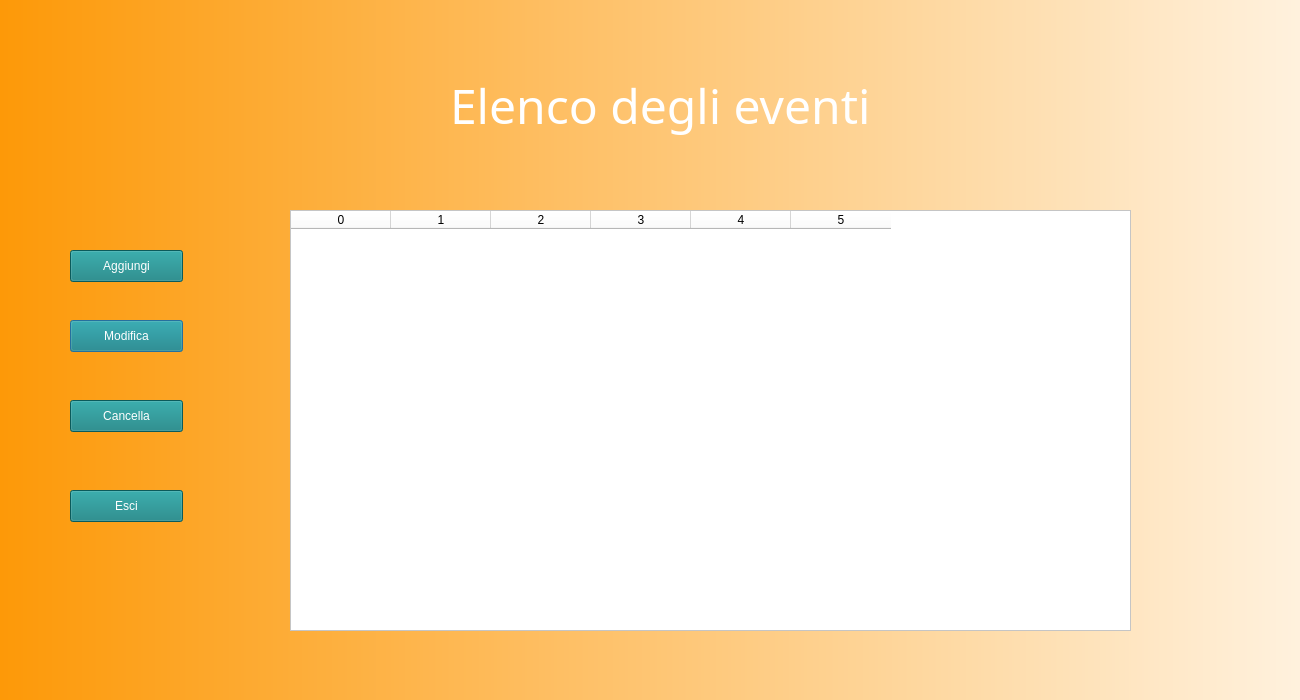
<?xml version="1.0" encoding="UTF-8"?>
<ui version="4.0">
 <class>Dialog</class>
 <widget class="QDialog" name="Dialog">
  <property name="geometry">
   <rect>
    <x>0</x>
    <y>0</y>
    <width>1300</width>
    <height>700</height>
   </rect>
  </property>
  <property name="windowTitle">
   <string>Dialog</string>
  </property>
  <widget class="QWidget" name="bgwidget" native="true">
   <property name="geometry">
    <rect>
     <x>0</x>
     <y>0</y>
     <width>1500</width>
     <height>800</height>
    </rect>
   </property>
   <property name="styleSheet">
    <string notr="true">QWidget#bgwidget{
	background-color: qlineargradient(spread:pad, x1:0, y1:0, x2:1, y2:0, stop:0 rgba(253, 153, 8, 255), stop:1 rgba(255, 255, 255, 255));

}</string>
   </property>
   <widget class="QLabel" name="image">
    <property name="enabled">
     <bool>true</bool>
    </property>
    <property name="geometry">
     <rect>
      <x>-200</x>
      <y>-270</y>
      <width>1800</width>
      <height>1300</height>
     </rect>
    </property>
    <property name="styleSheet">
     <string notr="true">border-radius:50%;
image: url(:/images/1.png);
</string>
    </property>
    <property name="text">
     <string/>
    </property>
    <property name="scaledContents">
     <bool>true</bool>
    </property>
   </widget>
   <widget class="QLabel" name="label">
    <property name="geometry">
     <rect>
      <x>450</x>
      <y>60</y>
      <width>441</width>
      <height>91</height>
     </rect>
    </property>
    <property name="font">
     <font>
      <family>Bangla MN</family>
      <pointsize>36</pointsize>
      <weight>50</weight>
      <italic>false</italic>
      <bold>false</bold>
     </font>
    </property>
    <property name="styleSheet">
     <string notr="true">font: 36pt;
background: transparent;
color: rgb(255,255,255);</string>
    </property>
    <property name="text">
     <string>Elenco degli eventi</string>
    </property>
   </widget>
   <widget class="QPushButton" name="btnModifica">
    <property name="geometry">
     <rect>
      <x>70</x>
      <y>320</y>
      <width>113</width>
      <height>32</height>
     </rect>
    </property>
    <property name="styleSheet">
     <string notr="true">color: rgb(255, 255, 255);
background-color: rgb(16, 128, 128);</string>
    </property>
    <property name="text">
     <string>Modifica</string>
    </property>
   </widget>
   <widget class="QPushButton" name="btnCancella">
    <property name="geometry">
     <rect>
      <x>70</x>
      <y>400</y>
      <width>113</width>
      <height>32</height>
     </rect>
    </property>
    <property name="styleSheet">
     <string notr="true">color: rgb(255, 255, 255);
background-color: rgb(16, 128, 128);</string>
    </property>
    <property name="text">
     <string>Cancella</string>
    </property>
   </widget>
   <widget class="QPushButton" name="btnAggiungi">
    <property name="geometry">
     <rect>
      <x>70</x>
      <y>250</y>
      <width>113</width>
      <height>32</height>
     </rect>
    </property>
    <property name="styleSheet">
     <string notr="true">color: rgb(255, 255, 255);
background-color: rgb(16, 128, 128);</string>
    </property>
    <property name="text">
     <string>Aggiungi</string>
    </property>
   </widget>
   <widget class="QPushButton" name="btnEsci">
    <property name="geometry">
     <rect>
      <x>70</x>
      <y>490</y>
      <width>113</width>
      <height>32</height>
     </rect>
    </property>
    <property name="styleSheet">
     <string notr="true">color: rgb(255, 255, 255);
background-color: rgb(16, 128, 128);</string>
    </property>
    <property name="text">
     <string>Esci</string>
    </property>
   </widget>
   <widget class="QTableWidget" name="tableWidget">
    <property name="geometry">
     <rect>
      <x>290</x>
      <y>210</y>
      <width>841</width>
      <height>421</height>
     </rect>
    </property>
    <property name="styleSheet">
     <string notr="true">background: rgb(255,255,255);
</string>
    </property>
    <column>
     <property name="text">
      <string>0</string>
     </property>
    </column>
    <column>
     <property name="text">
      <string>1</string>
     </property>
    </column>
    <column>
     <property name="text">
      <string>2</string>
     </property>
    </column>
    <column>
     <property name="text">
      <string>3</string>
     </property>
    </column>
    <column>
     <property name="text">
      <string>4</string>
     </property>
    </column>
    <column>
     <property name="text">
      <string>5</string>
     </property>
    </column>
   </widget>
  </widget>
 </widget>
 <resources>
  <include location="../source.qrc"/>
 </resources>
 <connections/>
</ui>
